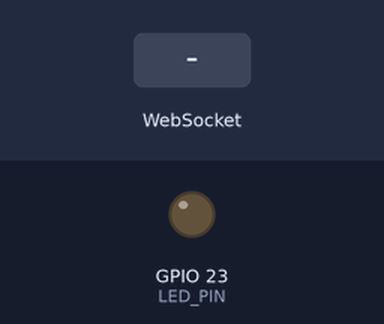
Simulated run of this sketch. Board: ESP32. Shown: output pins drawn as LEDs (lit = HIGH). The inputs (shaded band) are chosen by the test bench. WiFi joins after 1.5 s; servers stay silent unless stated.

Above: at 2.7 s.
2.8 s: WebSocket text "90" received
At 3.9 s:
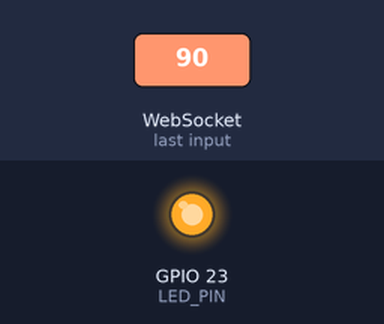
4.3 s: WebSocket text "5" received
At 5.0 s:
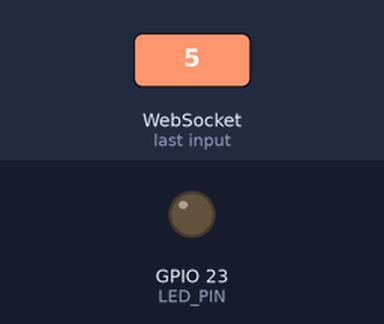
5.8 s: WebSocket text "200" received
At 6.2 s:
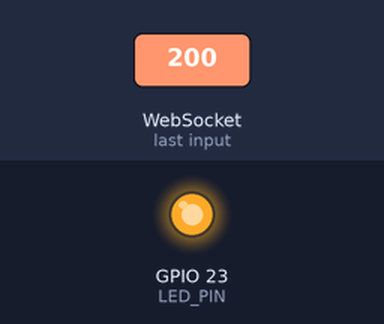
Timing chart, 0 to 8.8 s (numbered marks = the images above; inputs shaded):
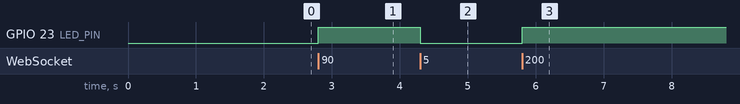

The sketch:

oneslider_LEDon_off.ino
```cpp
#include <WiFi.h>
#include <WebSocketsClient.h>

#define LED_PIN 23  // LED connected to GPIO 23 (D23)
int ledBrightness = 0;  // Variable to store the slider value

WebSocketsClient webSocket;

// WebSocket event handler
void webSocketEvent(WStype_t type, uint8_t * payload, size_t length) {
  switch (type) {
    case WStype_DISCONNECTED:
      break;

    case WStype_CONNECTED:
      webSocket.sendTXT("ESP32 Connected");  // Notify the server that ESP32 is connected
      break;

    case WStype_TEXT:
      // Convert the payload to an integer (slider value)
      ledBrightness = atoi((char *)payload);

      // Control the LED based on the slider value
      if (ledBrightness > 50) {
        digitalWrite(LED_PIN, HIGH);  // Turn LED on
      } else {
        digitalWrite(LED_PIN, LOW);   // Turn LED off
      }
      break;

    default:
      break;  // Ignore other event types
  }
}

void setup() {
  Serial.begin(115200);
  pinMode(LED_PIN, OUTPUT);  // Set the LED pin as output

  // Connect to WiFi
  WiFi.begin("visux", "12345678900");  // Replace with your WiFi credentials
  while (WiFi.status() != WL_CONNECTED) {
    delay(500);
  }

  // WebSocket setup (replace with your backend server IP)
  webSocket.begin("192.168.137.69", 3001, "/");
  webSocket.onEvent(webSocketEvent);  // Register WebSocket event handler
}

void loop() {
  webSocket.loop();  // Maintain WebSocket connection
}
```

Measured:
- after the input at 2.8 s, GPIO 23 (LED_PIN): LOW → HIGH at once
- after the input at 4.3 s, GPIO 23 (LED_PIN): HIGH → LOW at once
- after the input at 5.8 s, GPIO 23 (LED_PIN): LOW → HIGH at once
